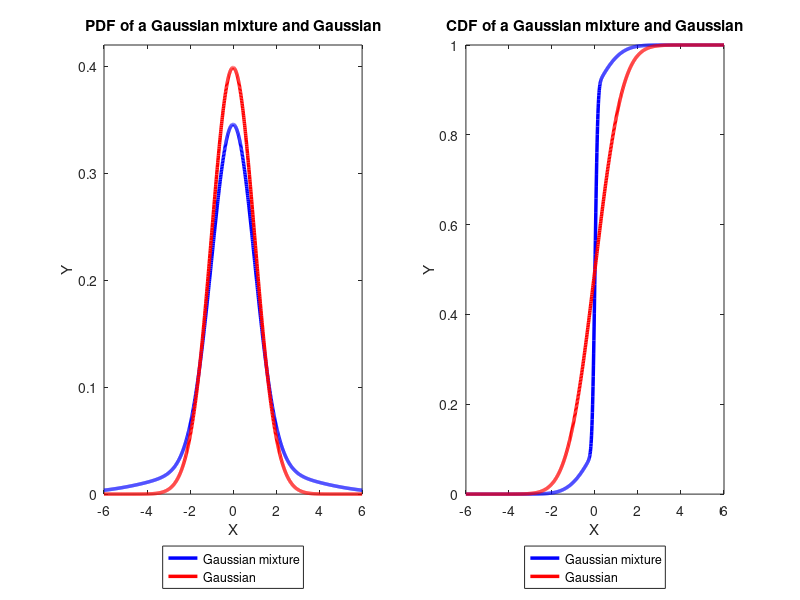

The MATLAB source for this figure:
%% Clear variables and close windows
clear all
close all
clc

%% set input
%Gaussian Mixture and Gaussian distribution

x = -6:0.01:6;

gaussmixpdf = 1./(5*(2*pi).^(1/2))*(4*exp(-x.^2/2)+1/3*exp(-x.^2/18));
gaussmixcdf = 0.8*normcdf(x,0,0.1)+0.2*normcdf(x,0,0.9);

gausspdf = normpdf(x);
gausscdf = normcdf(x);

%% Plot of Gaussian and Gaussian mixture distributions
subplot(1,2,1)
hold on
box on
plot(x, gaussmixpdf, 'Color','b','Linewidth',2.5)
plot(x, gausspdf, 'Color','r','Linewidth',2.5)
xlabel('X')
ylabel('Y')
ylim([0,0.42])
xlim([-6,6])
title('PDF of a Gaussian mixture and Gaussian')
legend('Gaussian mixture','Gaussian','Location','SouthOutside')
hold off

subplot(1,2,2)
hold on
box on
plot(x, gaussmixcdf, 'Color','b','Linewidth',2.5)
plot(x, gausscdf, 'Color','r','Linewidth',2.5)
xlabel('X')
ylabel('Y')
ylim([0,1])
xlim([-6,6])
title('CDF of a Gaussian mixture and Gaussian')
legend('Gaussian mixture','Gaussian','Location','SouthOutside')
hold off
